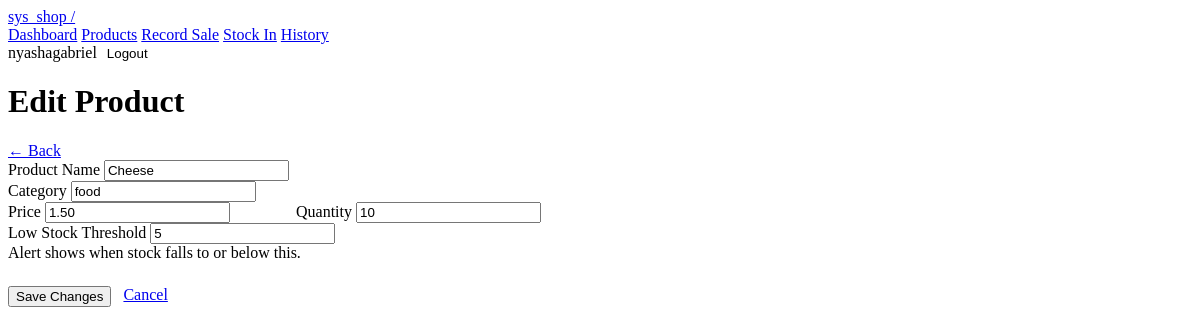
The page /products/1/edit/ (signed in) on the database as committed earlier.
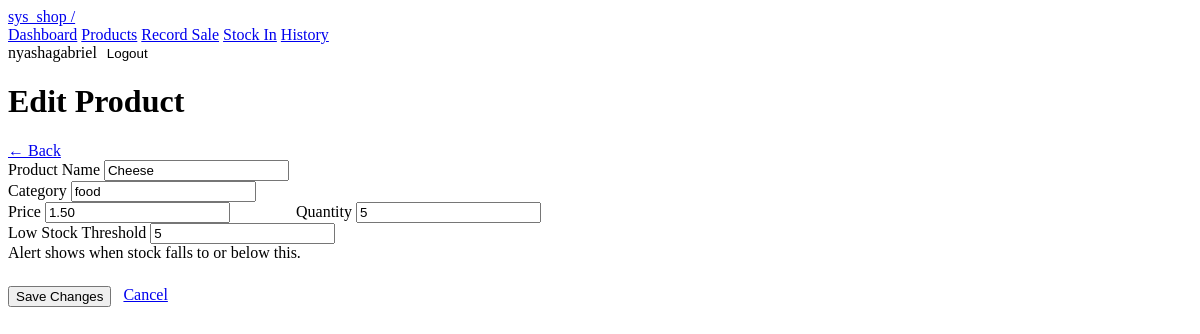
The same page on the database as committed later.
### inventory/models.py (models this page shows, shortened)
class Product(models.Model):
    name               = models.CharField(max_length=200)
    category           = models.CharField(max_length=200)
    price              = models.DecimalField(max_digits=10, decimal_places=2)  # FIX B3
    quantity           = models.IntegerField(default=0)
    low_stock_threshold = models.IntegerField(default=5)
    class Meta:
        ordering = ['name']

### inventory/views.py (the view)
# urls.py: path('products/<int:pk>/edit/', views.edit_product, name='edit_product'),
@login_required
def edit_product(request, pk):                   # NEW: was missing entirely
    product = get_object_or_404(Product, pk=pk)
    if request.method == 'POST':
        form = ProductForm(request.POST, instance=product)
        if form.is_valid():
            form.save()
            messages.success(request, 'Product updated.')
            return redirect('product_list')
    else:
        form = ProductForm(instance=product)
    return render(request, 'inventory/product_form.html', {'form': form, 'title': 'Edit Product'})

### inventory/forms.py
class ProductForm(forms.ModelForm):
    class Meta:
        model = Product
        fields = ['name', 'category', 'price', 'quantity', 'low_stock_threshold']
        widgets = {
            'name': forms.TextInput(attrs={'class': 'form-control', 'placeholder': 'Product name'}),
            'category': forms.TextInput(attrs={'class': 'form-control', 'placeholder': 'e.g. Snacks, Drinks'}),
            'price': forms.NumberInput(attrs={'class': 'form-control', 'step': '0.01'}),
            'quantity': forms.NumberInput(attrs={'class': 'form-control', 'min': '0'}),
            'low_stock_threshold': forms.NumberInput(attrs={'class': 'form-control', 'min': '0'}),
        }

### inventory/templates/inventory/product_form.html (shortened to what this page needs)
{% extends 'inventory/base.html' %}
{% block content %}
<div class="page-header">
  <h1 class="page-title">{{ title }}</h1>
  <a href="{% url 'product_list' %}" class="btn btn-secondary">← Back</a>
</div>
<div class="card" style="max-width:560px">
  <form method="post">
    <div class="form-group">
      <label>Product Name</label>
      {{ form.name }}
    </div>
    <div class="form-group">
      <label>Category</label>
      {{ form.category }}
    </div>
    <div style="display:grid;grid-template-columns:1fr 1fr;gap:1rem">
      <div class="form-group">
        <label>Price</label>
        {{ form.price }}
      </div>
      <div class="form-group">
        <label>Quantity</label>
        {{ form.quantity }}
      </div>
    </div>
    <div class="form-group">
      <label>Low Stock Threshold</label>
      {{ form.low_stock_threshold }}
      <div class="help-text">Alert shows when stock falls to or below this.</div>
    </div>
    <div style="display:flex;gap:.75rem;margin-top:1.5rem">
      <button type="submit" class="btn btn-primary">
        {% if 'Edit' in title %}Save Changes{% else %}Add Product{% endif %}
      </button>
      <a href="{% url 'product_list' %}" class="btn btn-secondary">Cancel</a>
    </div>
  </form>
</div>
{% endblock %}

Rows that differ between the two databases and show on the page:
changed Product "Cheese": quantity "10" → "5"
